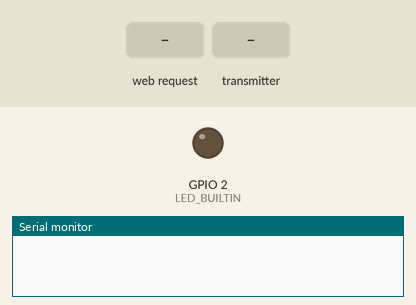
A sketch run on a simulated ESP32. Shown: output pins drawn as LEDs (lit = HIGH), the last lines printed to the serial monitor. The test bench sets the inputs (shaded band). WiFi joins after 1.5 s; servers stay silent unless stated.

Above: at 0.1 s.
At 3.8 s:
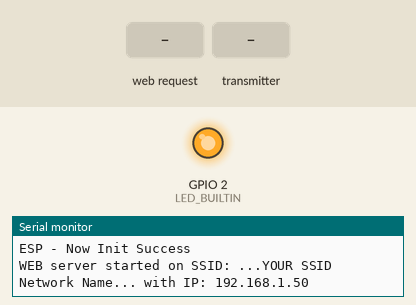
3.9 s: HTTP request GET / received
At 4.8 s:
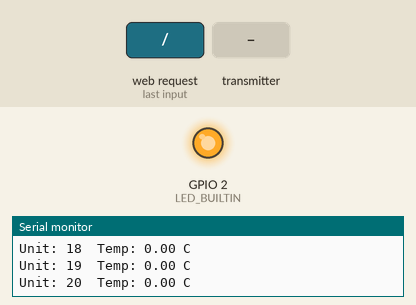
5.4 s: the transmitter starts sending unit = 0
Timing chart, 0 to 8.4 s (numbered marks = the images above; inputs shaded):
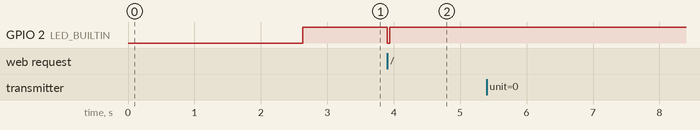

The sketch:

espnow_gateway.ino
```cpp
#define SKETCH_NAME    "ESP-NOW GATEWAY"
#define SKETCH_VERSION "2022-01-01"
#define SKETCH_ABOUT   "ESP-Now Gateway template code and demonstrator of simultaneous ESP-Now and WiFi."

/*
 * This is a template code for an ESP-Now Gateway for ESP8266 and ESP32. It assumes Arduino IDE.
 *
 * Note. ESP8266 and ESP32 use different WiFi implementations why you must set the appropriate
 * #define USE_ESP8266 or USE_ESP32. Please remember to also set the appropriate BOARD in the
 * ARDUINO IDE to find the correct include files.
 *
 * The Gateway receives messages on the Espressif proprietary protocol ESP-Now. It also provides a simple WEB server
 * displaying the received temperature data from all sensors. This is to demonstrate a single ESP8266 is capable of
 * communicating on ESP-Now and 2.4 GHz Wifi simoultaneously. One restriction apply, this only works on WiFi channel 1
 * and you must therefore set the router to "fixed" channel 1.
 *
 * In order to perform the demonstration you will need:
 * - 1x ESP8266 or ESP32 programmed with this sketch, acting as Gateway (to the WiFi/internet), and
 * - 1-20x ESP8266 or ESP32 programmed with the espnow_sensor sketch and equipped with a temperature sensor
 * (or anything else you connect and modify the code for).
 *
 * This is a simple demo sketch but fully working. It demostrates simultaneous WiFi and ESP-Now on ESP8266 and ESP32.
 * You can add other Internet services like MQTT, Blynk, ThingSpeak etc. (I have been running this for 1.5+ years with
 * those services.)
 *
 * AUTHOR:
 * Jonas Byström, https://github.com/jonasbystrom
 *
 * CREDITS:
 * Code related to ESP-Now is partly based on code from:
 *  - Anthony Elder @ https://github.com/HarringayMakerSpace/ESP-Now/blob/master/espnow-sensor-bme280/espnow-sensor-bme280.ino
 *  With important info from:
 *  - Erik Bakke @ https://www.bakke.online/index.php/2017/05/21/reducing-wifi-power-consumption-on-esp8266-part-2/
 *  And great info from:
 *  - ArduinoDIY @ https://arduinodiy.wordpress.com/2020/01/18/very-deepsleep-and-energy-saving-on-esp8266/
 */

//  HARDWARE
//  - WEMOS/LOLIN D1 Mini Pro V2.0.0  (but any ESP8266 board should work)
//  or
//  - WEMOS/LOLIN D32 Pro  (but any ESP32 board should work)
//
//  HISTORY:
//  2021-12-30  First public version
//  2022-01-01  Support for ESP32 added.
//

// ------------------------------------------------------------------------------------------
// ESP CONFIGS
// ------------------------------------------------------------------------------------------
//
// IMPORTANT. Select ESP8266 or ESP32. - Remember to also set the appropriate ESP8266 or ESP32 board in the ARDUINO IDE !
#define USE_ESP8266                 // Select (uncomment) one of ESP8266 or ESP32. (And set BOARD in ARDUINO IDE.)
//#define USE_ESP32

// Different Wifi and ESP-Now implementations for ESP8266 and ESP32
#ifdef USE_ESP8266
#include <espnow.h>
#include <ESP8266WiFi.h>
#include <ESP8266WiFiMulti.h>
#include <ESP8266WebServer.h>
#endif

#ifdef USE_ESP32
#include <esp_now.h>
#include <esp_wifi.h>
#include <WiFi.h>
#include <WiFiMulti.h>
#include <WebServer.h>

#ifndef LED_BUILTIN
#define LED_BUILTIN  5             // Set this to the built-in LED number of your ESP32 board
#endif

#endif


// ------------------------------------------------------------------------------------------
// ESP-NOW SYSTEM CONFIGS
// ------------------------------------------------------------------------------------------
//
// This is the MAC address to be installed (sensors shall then send to this MAC address)
uint8_t GatewayMac[] =      {0x02, 0x10, 0x11, 0x12, 0x13, 0x14};

    /*  Note, the Gateway listens on this MAC address. All sensors shall send to this MAC address.
     *  You can set any MAC address of your choice according to this table of "free-to-use local MAC addresses":
     *    {0x02, any, any, any, any, any}
     *    {0x06, any, ...}
     *    {0x0A, any, ...}
     *    {0x0E, any, ...}
     *
     *  Further, it would be possible to use the built-in HW-MAC address of the ESP8266. But, in case you would need to
     *  change the ESP (for any reasons) you would then need to update ALL sensors to the same new MAC address.
     *  It is therefore better to use a soft MAC defined by code. This will be installed in any new ESP HW you may use.
     *  Just remeber to set a new MAC address for every new system (gateway+sensors) you install in paralell. *
     */

// ESP-Now message format. Sensor data is transmitted using this struct.
typedef struct sensor_data_t {
  int           unit;               // Unit no to identy which sensor is sending
  float         temp;               // Temperature (C)
  float         humidity;           // Humidity (%)
  float         baro_pressure;      // Barometric pressure (hPa)
  int           lux;                // Light sensor data (lux)
  float         Vbat;               // Battery voltage level (V)
  char          ID[80];             // Any clear text to identify the unit
  int           wakeTimeMS;         // Sensor wake time until sending data
  unsigned long updated;            // Epoch time when received by Gateway. Set by gateway/receiver. (Not used by sensor, but part of struct for convenience reasons.)
} sensor_data_t;


// ------------------------------------------------------------------------------------------
// ESP-NOW GATEWAY CONFIGS
// ------------------------------------------------------------------------------------------
// Router WiFi Credentials (runnning on 2.4GHz and Channel=1)
#define SOFTAP_SSID       "...YOUR SSID Network Name..."
#define SOFTAP_PASS       "...YOUR Network Password ..."

#define UNITS             20          // No of esp-now sensor units supported to receive from. ESP-Now has a maximum of 20


// ------------------------------------------------------------------------------------------
// GLOBALS
// ------------------------------------------------------------------------------------------
#ifdef USE_ESP8266
ESP8266WiFiMulti wifiMulti;
#endif
#ifdef USE_ESP32
WiFiMulti wifiMulti;
#endif

sensor_data_t bufSensorData;          // buffer for incoming data
sensor_data_t sensorData[UNITS+1];    // buffer for all sensor data


// ------------------------------------------------------------------------------------------
// ESP-NOW functions
// ------------------------------------------------------------------------------------------
//
// This is a callback function from ESP (?), anyway (!IMPORTANT)
//
//   (Note. I noted now, 1 1/2 years later, when i clean this up and retest a gateway with ESP32 - this initVariant
//   seems not to be called by ESP routines anymore. I have as a fix called this routine manually in the setup.
//   This could of course (?) be done also for ESP8266. But i dont want to touch that code since it has been working
//   for 1.5 years now.)
//
void initVariant()
{
  #ifdef USE_ESP8266
  wifi_set_macaddr(SOFTAP_IF, &GatewayMac[0]);          //8266 code
  wifi_set_macaddr(STATION_IF, &GatewayMac[0]);         //8266 code
  #endif

  #ifdef USE_ESP32
  WiFi.mode(WIFI_AP);
  esp_wifi_set_mac(ESP_IF_WIFI_AP, &GatewayMac[0]);     //ESP32 code
  #endif
}

// Callback when data is received from any Sender
#ifdef USE_ESP8266
void OnDataRecv(uint8_t *mac_addr, uint8_t *data, uint8_t data_len)
#endif
#ifdef USE_ESP32
void OnDataRecv(const uint8_t *mac_addr, const uint8_t *data, int data_len)
#endif
{
  digitalWrite (LED_BUILTIN, !HIGH);                // Led ON

  char macStr[24];
  snprintf(macStr, sizeof(macStr), " %02x:%02x:%02x:%02x:%02x:%02x",
           mac_addr[0], mac_addr[1], mac_addr[2], mac_addr[3], mac_addr[4], mac_addr[5]);
  Serial.print("\nData received from: "); Serial.println(macStr);
  memcpy(&bufSensorData, data, sizeof(bufSensorData));

  // Print data
  Serial.print ("ID: ");
  Serial.print (bufSensorData.ID);
  Serial.println ("");
  Serial.print ("Unit: ");
  Serial.print (bufSensorData.unit);
  Serial.print ("   Temp: ");
  Serial.print (bufSensorData.temp);
  Serial.print ("   Humidity: ");
  Serial.print (bufSensorData.humidity);
  Serial.print ("   Baro: ");
  Serial.print (bufSensorData.baro_pressure);
  Serial.print ("   Lux: ");
  Serial.print (bufSensorData.lux);
  Serial.println ("");
  Serial.print ("Vbat: ");
  Serial.print (bufSensorData.Vbat);
  Serial.print ("   Wake: ");
  Serial.print (bufSensorData.wakeTimeMS);
  Serial.println ("");

  // Store data
  int i = bufSensorData.unit;
  if ( (i >= 1) && (i <= UNITS) ) {
    memcpy(&sensorData[i], data, sizeof(bufSensorData));
  };

  digitalWrite (LED_BUILTIN, !LOW);                 // Led OFF}
}


// ------------------------------------------------------------------------------------
// WEB server functions
// ------------------------------------------------------------------------------------
#ifdef USE_ESP8266
ESP8266WebServer server(80);
#endif
#ifdef USE_ESP32
WebServer server(80);
#endif

void handleRoot() {
  digitalWrite (LED_BUILTIN, !HIGH);                    // Led ON

  // Create a (very) simple response, just to demonstrate
  String msg;
  msg = "ESP-Now Gateway \n";
  for (int i=1; i<=UNITS; i++) {
    String str2 = (i<10)?("0"+String(i)):(String(i));   // Make i to 2 pos string
    msg += String("Unit: "+str2+"  Temp: "+String(sensorData[i].temp)+" C\n");
  }
  server.send(200, "text/plain", msg );
  Serial.println ("Web server call:" + msg);

  digitalWrite (LED_BUILTIN, !LOW);                     // Led OFF}
}

void handleNotFound() {
  String message = "File Not Found\n\n";
  message += "URI: ";
  message += server.uri();
  message += "\nMethod: ";
  message += (server.method() == HTTP_GET) ? "GET" : "POST";
  message += "\nArguments: ";
  message += server.args();
  message += "\n";
  for (uint8_t i = 0; i < server.args(); i++) {
    message += " " + server.argName(i) + ": " + server.arg(i) + "\n";
  }
  server.send(404, "text/plain", message);
}

// ------------------------------------------------------------------------------------
void setup()
// ------------------------------------------------------------------------------------
{
  pinMode(LED_BUILTIN, OUTPUT);
  digitalWrite (LED_BUILTIN, !HIGH);              // Led ON    (Most often not working on ESP32)

  // Init Serial
  Serial.begin(115200);
  while (!Serial) {};
  delay(100);                                     // Needed for some boards
  Serial.println("\n\n");

  // Print sketch intro ---------------------------
  Serial.println();
  Serial.println("===========================================");
  Serial.println(SKETCH_NAME);
  Serial.println(SKETCH_VERSION);
  Serial.println(SKETCH_ABOUT);
  Serial.println("===========================================");

  #ifdef USE_ESP32
  // initVariant() seems (?) not to be called anymore for ESP32. It used to ...? Anyway, just call it from here.
  // (And of course, we could maybe just move all the code here, also for ESP8266. Some other day ...)
  initVariant();
  #endif

  // Connect to WiFi ------------------------------
  Serial.print("Connecting to WiFi ");

  #ifdef USE_ESP8266
  WiFi.disconnect();                              // clear all configs
  WiFi.softAPdisconnect();
  #endif

  // Set device in AP mode to begin with
  WiFi.mode(WIFI_AP_STA);                         // AP _and_ STA is required (!IMPORTANT)

  wifiMulti.addAP(SOFTAP_SSID, SOFTAP_PASS);      // I use wifiMulti ... just by habit, i guess ....
  while (wifiMulti.run() != WL_CONNECTED) {
    delay(500);
    Serial.print(".");
  }

  // Come here - we are connected
  Serial.println(" Done");

  // Print WiFi data
  Serial.println("Set as AP_STA station.");
  Serial.print  ("SSID: "); Serial.println(WiFi.SSID());
  Serial.print  ("Channel: "); Serial.println(WiFi.channel());
  Serial.print  ("IP address: "); Serial.println(WiFi.localIP());
  delay(1000);


  // Initialize ESP-Now ---------------------------

  // Config gateway AP - set SSID and channel
  int channel = WiFi.channel();
  if (WiFi.softAP(SOFTAP_SSID, SOFTAP_PASS, channel, 1)) {
    Serial.println("AP Config Success. AP SSID: " + String(SOFTAP_SSID));
  } else {
    Serial.println("AP Config failed.");
  }

  // Print MAC addresses
  Serial.print("AP MAC: "); Serial.println(WiFi.softAPmacAddress());
  Serial.print("STA MAC: "); Serial.println(WiFi.macAddress());

  // Init ESP-Now
  #ifdef USE_ESP8266
  #define ESPNOW_SUCCESS 0
  #endif
  #ifdef USE_ESP32
  #define ESPNOW_SUCCESS ESP_OK
  #endif

  if (esp_now_init() == ESPNOW_SUCCESS) {
    Serial.println("ESP - Now Init Success");
  } else {
    Serial.println("ESP - Now Init Failed");
    ESP.restart();                                // just restart if we cant init ESP-Now
  }

  // ESP-Now is now initialized. Register a callback fcn for when data is received
  esp_now_register_recv_cb(OnDataRecv);

  // Set web server callback functions
  server.on("/", handleRoot);
  server.onNotFound(handleNotFound);

  // Start web server
  server.begin();
  Serial.print("WEB server started on SSID: "); Serial.print (WiFi.SSID()); Serial.print (" with IP: "); Serial.println(WiFi.localIP());

  digitalWrite (LED_BUILTIN, !LOW);               // Led OFF
}


// ------------------------------------------------------------------------------------
void loop()
// ------------------------------------------------------------------------------------
{
  server.handleClient();
}
```

Measured:
- after the input at 3.9 s, GPIO 2 (LED_BUILTIN): HIGH → LOW at once, → HIGH 0.04 s later
